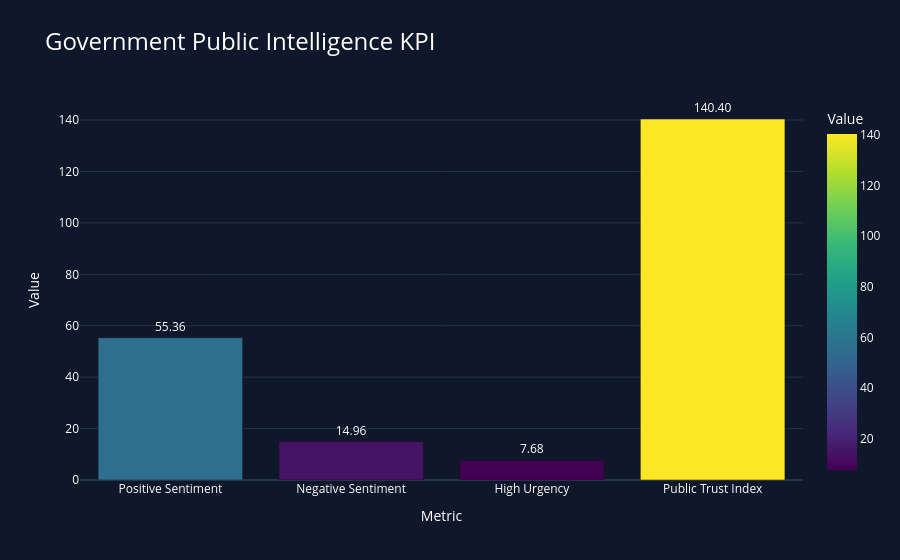

Here is the notebook cell this chart was saved with:
### Code cell
# =========================================================
# STEP 5.6 — KPI VISUALIZATION
# =========================================================

kpi_df = pd.DataFrame({
    "Metric": [
        "Positive Sentiment",
        "Negative Sentiment",
        "High Urgency",
        "Public Trust Index"
    ],
    "Value": [
        positive_rate,
        negative_rate,
        high_urgency_rate,
        public_trust_index
    ]
})

fig = px.bar(
    kpi_df,
    x="Metric",
    y="Value",
    color="Value",
    text="Value",
    title="Government Public Intelligence KPI",
    template="plotly_dark",
    color_continuous_scale="Viridis"
)

fig.update_traces(
    texttemplate="%{text:.2f}",
    textposition="outside"
)

fig.update_layout(
    paper_bgcolor="#0F172A",
    plot_bgcolor="#0F172A",
    font_color="white",
    title_font_size=24
)

fig.show()

# Simpan screenshot sebagai:
# assets/public-intelligence-kpi.png

### Figure 1 — Plotly figure (JSON) as saved in the notebook; plotly's stock layout.template omitted (floating-point values rounded to 4 significant figures)
{"data": [{"hovertemplate": "Metric=%{x}<br>Value=%{marker.color}<extra></extra>", "legendgroup": "", "marker": {"color": [55.36, 14.96, 7.68, 140.4], "coloraxis": "coloraxis", "pattern": {"shape": ""}}, "name": "", "orientation": "v", "showlegend": false, "text": [55.36, 14.96, 7.68, 140.4], "textposition": "outside", "texttemplate": "%{text:.2f}", "type": "bar", "x": ["Positive Sentiment", "Negative Sentiment", "High Urgency", "Public Trust Index"], "xaxis": "x", "y": [55.36, 14.96, 7.68, 140.4], "yaxis": "y"}], "layout": {"barmode": "relative", "coloraxis": {"colorbar": {"title": {"text": "Value"}}, "colorscale": [[0, "#440154"], [0.1111, "#482878"], [0.2222, "#3e4989"], [0.3333, "#31688e"], [0.4444, "#26828e"], [0.5556, "#1f9e89"], [0.6667, "#35b779"], [0.7778, "#6ece58"], [0.8889, "#b5de2b"], [1, "#fde725"]]}, "font": {"color": "white"}, "legend": {"tracegroupgap": 0}, "paper_bgcolor": "#0F172A", "plot_bgcolor": "#0F172A", "title": {"font": {"size": 24}, "text": "Government Public Intelligence KPI"}, "xaxis": {"anchor": "y", "domain": [0, 1], "title": {"text": "Metric"}}, "yaxis": {"anchor": "x", "domain": [0, 1], "title": {"text": "Value"}}}}
